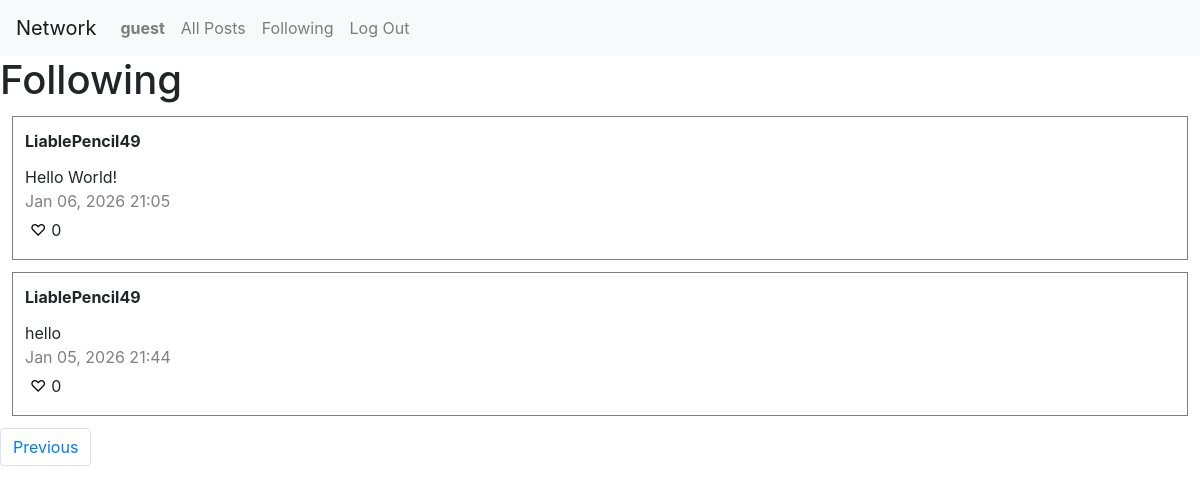
Screenshot of /following?page=2 (signed in) with the database file from the repository.
### network/models.py (models this page shows)
class User(AbstractUser):
    pass

class Post(models.Model):
    creator = models.ForeignKey(User, on_delete=models.CASCADE, related_name="posts")
    content = models.TextField(max_length=2000)
    timestamp = models.DateTimeField(auto_now_add=True)

### network/views.py (the view)
# urls.py: path("following", views.following_view, name="following"),
@login_required
def following_view(request):
    if request.method == "GET":
        followed_users = User.objects.filter(followers__follower=request.user)
        posts = Post.objects.filter(creator__in=followed_users).order_by("-timestamp")
        page_number = request.GET.get('page')
        page = pagination(posts, page_number)
        liked = []
        for post in posts:
            if Like.objects.filter(liker=request.user, post=post).exists():
                liked.append(post)
        return render(request, "network/following.html", { "page": page, "liked": liked })

### network/views.py (called while the page is built)
def pagination(posts, page_number):
    paginator = Paginator(posts, 10)
    try:
        page = paginator.page(page_number)
    except PageNotAnInteger:
        page = paginator.page(1)
    except EmptyPage:
        page = paginator.page(paginator.num_pages)
    return page

### network/templates/network/following.html (shortened to what this page needs)
{% extends "network/layout.html" %}
{% block body %}
    <h1>Following</h1>
<div class="posts">
    {% for post in page %}
        <div class="post">
            <strong><a class="username" href="{% url 'profile' username=post.creator.username %}">{{ post.creator.username }}</a></strong>
            <p id="content">{{ post.content }}</p>
            <p id="timestamp">{{ post.timestamp|date:"M d, Y H:i" }}</p>
            <button data-post-id="{{ post.id }}" class="{% if post in liked %}filled heart{% else %}heart{% endif %}">{% if post in liked %}&#9829;{% else %}&#9825;{% endif %}</button><span id="likes-{{ post.id }}">{{ post.likes.count }}</span>
        </div>
    {% empty %}
        <p>No posts yet.</p>
    {% endfor %}
</div>
<ul class="pagination">
    {% if page.has_previous %}
    <li class="page-item"><a class="page-link" href="?page={{ page.previous_page_number }}">Previous</a></li>
    {% endif %}
</ul>
{% endblock %}

### network/templates/network/layout.html (shortened to what this page needs)
{% load static %}
<!DOCTYPE html>
<html lang="en">
    <head>
        <link rel="stylesheet" href="https://stackpath.bootstrapcdn.com/bootstrap/4.4.1/css/bootstrap.min.css">
        <link href="{% static 'network/styles.css' %}" rel="stylesheet">
    </head>
    <body>
        <nav class="navbar navbar-expand-lg navbar-light bg-light">
            <a class="navbar-brand" href="{% url 'index' %}">Network</a>
            <div>
              <ul class="navbar-nav mr-auto">
                {% if user.is_authenticated %}
                    <li class="nav-item">
                        <a class="nav-link" href="{% url 'profile' username=user.username %}"><strong>{{ user.username }}</strong></a>
                    </li>
                {% endif %}
                <li class="nav-item">
                  <a class="nav-link" href="{% url 'index' %}">All Posts</a>
                </li>
                {% if user.is_authenticated %}
                    <li class="nav-item">
                        <a class="nav-link" href="{% url 'following' %}">Following</a>
                    </li>
                    <li class="nav-item">
                        <a class="nav-link" href="{% url 'logout' %}">Log Out</a>
                    </li>
                {% endif %}
              </ul>
            </div>
          </nav>
        <div class="body">
            {% block body %}
            {% endblock %}
        </div>
    </body>
</html>

### network/static/network/styles.css (style rules this page uses)
.posts { width: 100%; }
.post { border: 1px solid grey; padding: 12px; margin: 12px; padding-top: 12px; position: relative; z-index: 1; }
.username { display: inline-block; color: inherit; text-decoration: none; padding-bottom: 12px; }
p { margin: 0; }
.heart { border: none; outline: none; background-color: white; padding: 5px; cursor: pointer; }
#timestamp { color: grey; }

### rows the page displays
User: username "guest"
Post: creator.username "LiablePencil49", content "Hello World!", timestamp "Jan 06, 2026 21:05", likes.count "0"
Post: creator.username "LiablePencil49", content "hello", timestamp "Jan 05, 2026 21:44", likes.count "0"
